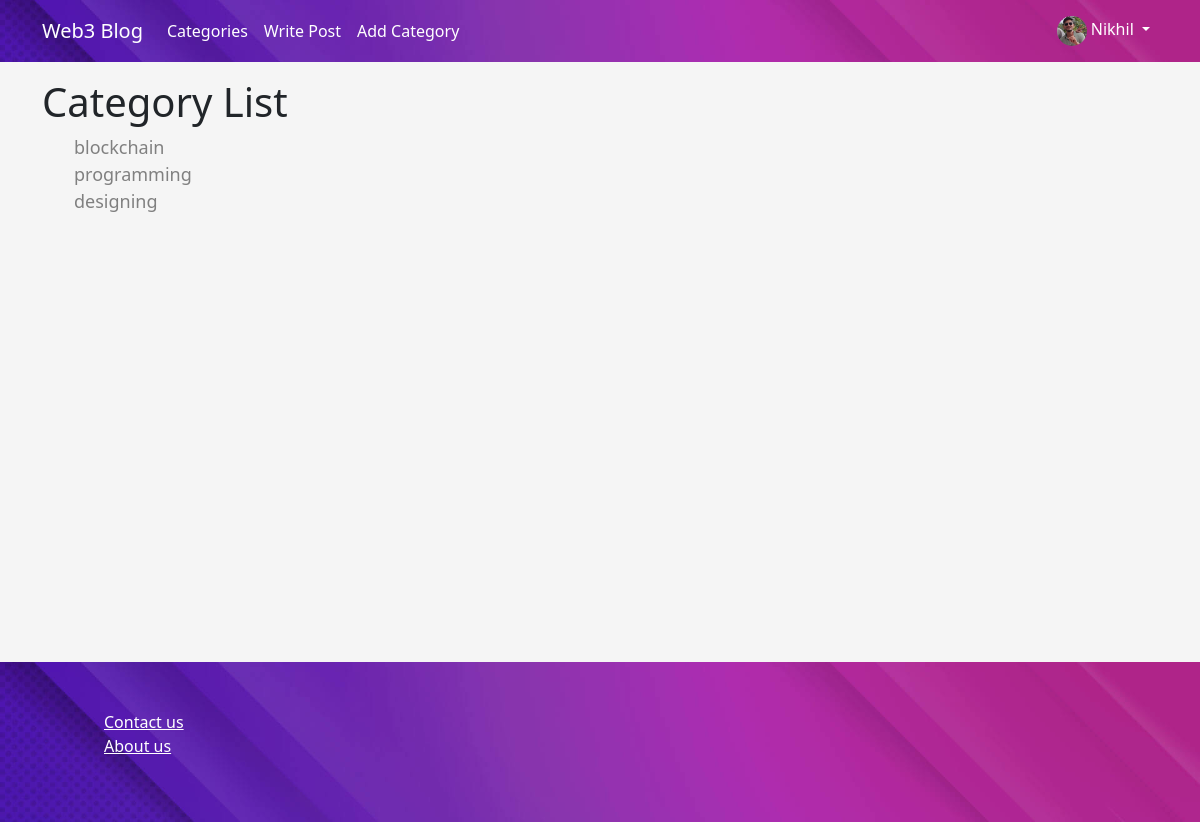
Page /categories/ (signed in) on the committed database.
### TheBlog/models.py (models this page shows, shortened)
class Profile(models.Model):
    user = models.OneToOneField(User,null=True,on_delete=models.CASCADE)
    bio = models.TextField()
    profile_pic = models.ImageField(null=True,blank=True,upload_to="images/profile")
    website_url = models.CharField(max_length=250,null=True,blank=True)
    twitter_url = models.CharField(max_length=250,null=True,blank=True)
    instagram_url = models.CharField(max_length=250,null=True,blank=True)
    linkedin_url = models.CharField(max_length=250,null=True,blank=True)
    facebook_url = models.CharField(max_length=250,null=True,blank=True)

class Category(models.Model):
    category = models.CharField(max_length=250)
    def __str__(self) -> str:
        return self.category

### TheBlog/views.py (the view)
# urls.py: path('categories/',CategoryListView,name='CategoryList'),
def CategoryListView(request):
    cats_menu_list = Category.objects.all()
    return render(request=request,template_name='categoryList.html',context={'cats_menu_list':cats_menu_list})

### TheBlog/templates/categoryList.html (shortened to what this page needs)
{% extends 'base.html' %}
{% block content %}
<div class="main-show-category py-3">
    <div class="container">
        <h1>Category List</h1>
        <ul class="ul-category-list">
            {% for item in cats_menu_list %}
            <li>
                <div>
                    <a href="{% url 'Categories' item %}" class="ul-category-list-name"> {{item}}</a>
                </div>
            </li>
            {% endfor %}
        </ul>
    </div>
</div>
{% endblock %}

### TheBlog/templates/base.html (shortened to what this page needs)
{% load static %}
<!doctype html>
<html lang="en">
<head>
  <link rel="stylesheet" href="{% static 'TheBlog/css/custom.css' %}">
  <link href="https://cdn.jsdelivr.net/npm/bootstrap@5.3.3/dist/css/bootstrap.min.css" rel="stylesheet"
>
  <link rel="stylesheet" href="https://cdnjs.cloudflare.com/ajax/libs/font-awesome/4.7.0/css/font-awesome.min.css">
</head>
<body>
  <div class="main-image-container">
    <nav class="navbar navbar-expand-lg" data-bs-theme="dark">
      <div class="container">
        <a class="navbar-brand" href="{% url 'Home'%}">Web3 Blog</a>
        <div class="collapse navbar-collapse" id="navbarSupportedContent">
          <ul class="navbar-nav me-auto mb-2 mb-lg-0">
            {% if cats_menu %}
            <li class="nav-item dropdown">
              <a class="nav-link dropdown-toggle" href="#" role="button" data-bs-toggle="dropdown"
                aria-expanded="false">
                Categories
              </a>
              <ul class="dropdown-menu">
                <li><a class="dropdown-item" href="{% url 'CategoryList' %}">Show All Category</a></li>
                {% for item in cats_menu%}
                <li><a class="dropdown-item" href="{% url 'Categories' item %}">{{item}}</a></li>
                {% endfor %}
              </ul>
            </li>
            {% else %}
            <li class="nav-item">
              <a class="nav-link" href="{% url 'CategoryList' %}">Categories</a>
            </li>
            {% endif %}
            {% if user.is_authenticated %}
            <li class="nav-item">
              <a class="nav-link" href="{% url 'AddPost' %}">Write Post</a>
            </li>
            <li class="nav-item">
              <a class="nav-link" href="{% url 'AddCategory' %}">Add Category</a>
            </li>
            {% endif %}
          </ul>
          {% if user.is_authenticated %}
          <ul class="navbar-nav justify-content-end">
            <li class="nav-item dropdown">
              <a class="nav-link dropdown-toggle" href="#" role="button" data-bs-toggle="dropdown"
                aria-expanded="false">
                {% if user.profile.profile_pic %}
                    <img src="{{user.profile.profile_pic.url}}" alt="" class="rounded-circle" width="30"
                        height="30">
                    {% else %}
                        <img src="{% static 'TheBlog/images/default_Profile_pic.jpg' %}" alt="" class="rounded-circle" width="30"
                        height="30">
                    {% endif %}
                {%if user.first_name %} {{user.first_name}} {%else%}{{user}}{%endif%}
              </a>
            </li>
          </ul>
          {% endif %}
        </div>
      </div>
    </nav>
    <div class="">
      {% block content %}
      {% endblock %}
    </div>
  </div>
  <footer class="main-footer p-md-5 p-4">
    <div class="footer-about mx-4">
      <ul>
        <li><a href="" style="color: white;">Contact us</a></li>
        <li><a href="" style="color: white;">About us</a></li>
      </ul>
    </div>
  </footer>
</body>
</html>

### static/TheBlog/css/custom.css (style rules this page uses)
.main-image-container { background-image: url('../images/main-bg-img.jpg'); background-repeat: no-repeat; background-size: auto; background-size: cover; }
nav.navbar .nav-link { color: white; }
ul { list-style: none; }
footer.main-footer { background-image: url('../images/main-bg-img.jpg'); background-repeat: no-repeat; background-size: cover; color: white; display: flex; }
.main-show-category { background-color: whitesmoke; height: 75vh; }
.ul-category-list-name { text-decoration: none; color: gray; font-size: 18px; position: relative; padding: 0.2em 0; }
.ul-category-list-name::after { content: ''; position: absolute; bottom: 0; left: 0; width: 100%; height: 0.1em; background-color: blueviolet; opacity: 0; transition: opacity 300ms, transform 300ms; }
.ul-category-list-name { overflow: hidden; }
.ul-category-list-name::after { opacity: 0; transform: translate3d(-100%, 0, 0); }

### rows in the picture
Category: category "blockchain"
Category: category "programming"
Category: category "designing"

### other values in the picture
{{ user.first_name }} "Nikhil"
